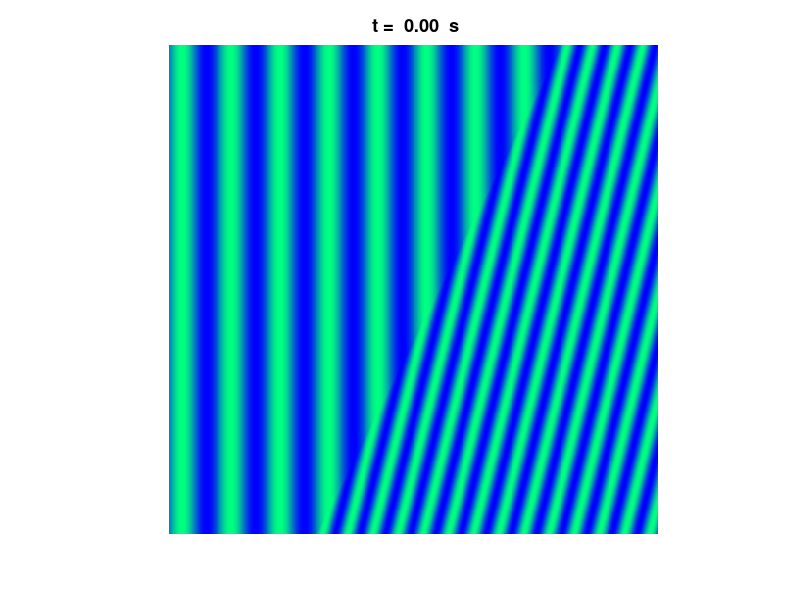

Write MATLAB code to recreate this figure. (Note: this script raises an error after producing the figure.)
% refraction_02.m

% REFRACTION  [2D]
% Animation of the refraction of a travelling wave

% Ian Cooper
% School of Physics, University of Sydney
% email: ian.cooper@sydney.edu.au
% https://d-arora.github.io/Doing-Physics-With-Matlab/
% 170529
clear all
close all
clc
tic

% Setup for saving images (im)  =======================================
% flag: 0 animated gif NOT saved or 1 saved /  file name
   f_gif = 1;
   ag_name = 'ag_wm_refraction2.gif';
% Delay in seconds before displaying the next image  
   delay = 0.25;  
% Frame counter start
   nt = 1; 

% CALCULATIONS   ====================================================== 

N = 500;

wL1 = 10; wL2 = 5;
k1 = 2*pi/wL1; k2 = 2*pi/wL2;
v = 20;
T = wL1/v;
tmax = 2*T;

% INTERFACES 
   x1 = 30; y1 = 0; x2 = 80; y2 = 100;    % angle of incidence > 0
   

t0 = atand((y2-y1)/(x2-x1));
t1 = 90 - t0;
t2 = asind((wL2/wL1)*sind(t1));
p2 = t1 - t2;

m1 = tand(t0);
b1 = y1 - m1 * x1;

x = linspace(0,100,N);
y = x;

m2 = -tand(p2);

z = zeros(N,N);


% GRAPHICS ===============================================================

figure(1)
   pos = [0.1 0.1 0.25 0.4];
   set(gcf,'Units','normalized');
   set(gcf,'Position',pos);
   set(gcf,'color','w');
   axis off
   set(gca,'fontsize',12)
   t1 = ' t =  ';
   t3 = '  s';
   
for t = 0 : 0.02 : tmax
 for cx = 1 : N
    for cy = 1 : N
    z(cy,cx)= sin(k1 * x(cx)-2*pi*t/T);
        if x(cx) > x1 && y(cy) < m1 * x(cx) + b1
        b2 = y(cy) - m2 * x(cx);
        xc = (b2 - b1)/(m1 - m2);
        yc = m1 * xc + b1;
        dx = x(cx) - xc;
        d1 = xc;
        d2 = dx / cosd(p2);
        z(cy,cx)= sin(k1 * d1 + k2 * d2 - 2*pi*t/T);    
        end
    end
 end   
   pcolor(z)
   axis off
   axis square
   shading flat
   colormap(winter)
   %drawnow
   t2 = num2str(t,'%2.2f \n');
   tm = [t1 t2 t3];
   title(tm);
   set(gca,'fontsize',12)
   pause(0.01)
   
   if f_gif > 0 
       frame = getframe(1);
       im = frame2im(frame);
       [imind,cm] = rgb2ind(im,256);
     %  On the first loop, create the file. In subsequent loops, append.
       if nt == 1
          imwrite(imind,cm,ag_name,'gif','DelayTime',delay,'loopcount',inf);
       else
         imwrite(imind,cm,ag_name,'gif','DelayTime',delay,'writemode','append');
       end
       nt = nt+1;
   end
   
end

 


toc
